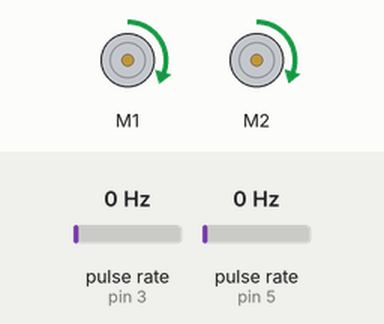
Simulated run of this sketch. Board: Arduino Uno, built with avr-gcc and run on an emulated ATmega328P. Parts: 2 × DC motor (green arrow = forward, orange = backward, longer = faster). Wiring (inferred from the names in the program): 2 × pulse sensor: data pin 3 / data pin 5. Inputs (shaded band) come from the test bench; at power-on: pulse rate (sensors on pin 3, pin 5) 0 Hz.

Above: at 0.1 s.
Timing chart, 0 to 1.6 s (numbered marks = the images above):
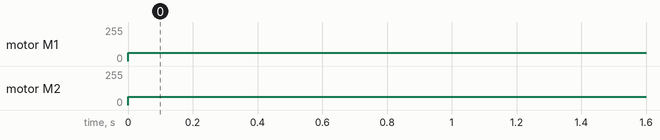

Measured:
- by itself, motor M1: stopped → forward 63/255 at 0.00 s
- by itself, motor M2: stopped → forward 62/255 at 0.00 s

The sketch:

Ver1_test.ino
```cpp
#include "DualVNH5019MotorShield.h"
#include "PinChangeInt.h"

DualVNH5019MotorShield md;

#define motor_R_encoder 5  //Define pins for motor encoder input
#define motor_L_encoder 3

#define MAX_SPEED 400
#define SPEED 200

#define LF A0   //PS1
#define L  A1   //PS2
#define CF A2  //PS3
#define R  A3   //PS4
#define RF A4   //PS5
#define SR 0    //NOT PS6
#define LR 1    //NOT

int right_encoder_val = 0, left_encoder_val = 0;
void RightEncoderInc(){right_encoder_val++;}
void LeftEncoderInc(){left_encoder_val++;}

void setup()
{
  Serial.begin(115200);
  md.init();
  PCintPort::attachInterrupt(motor_R_encoder, RightEncoderInc, CHANGE);
  PCintPort::attachInterrupt(motor_L_encoder, LeftEncoderInc, CHANGE);
}

void loop()
{
    moveFront(100, 100);
}

void readSensor(){
    int SRdistance;
    int SRreading = analogRead(SR);
    Serial.print("SR:");
    Serial.println(SRreading);
}

//n is right wheel, m is left wheel
void moveFront(float n, float m){
    m = m*0.983;
    md.setSpeeds(n, m);
}

void testMovement(){
    md.setM1Speed(100);
    md.setM2Speed(0);
    delay(2000);
    md.setM1Speed(0);
    md.setM2Speed(100);
    delay(2000);
    md.setSpeeds(100,100);
    delay(2000);
    md.setSpeeds(-100,-100);
    delay(2000);
}
```
